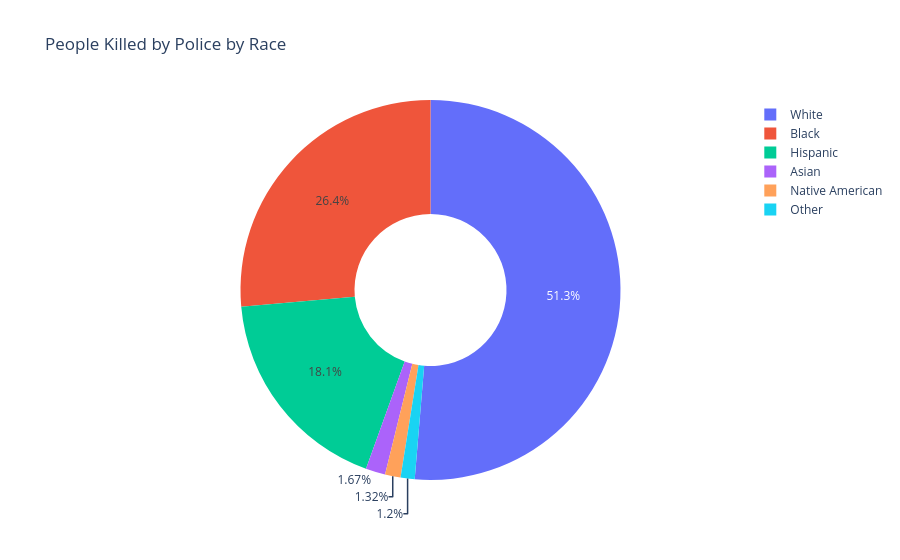

The code cell stored with this chart in its notebook:
### Markdown cell above
# Create Donut Chart by of People Killed by Race

Hint: Use `.value_counts()`

### Code cell
race_counts=df_fatalities['race'].value_counts()

race_labels={
    'W':'White',
    'B':'Black',
    'H':'Hispanic',
    'A':'Asian',
    'N':'Native American',
    'O':'Other'    
}
race_counts.index=race_counts.index.map(
    lambda x: race_labels.get(x,x)
)

fig=px.pie(
    values=race_counts.values,
    names=race_counts.index,
    hole=0.4,
    title='People Killed by Police by Race'    
)
fig.show()

### Figure 1 — Plotly figure (JSON) as saved in the notebook; plotly's stock layout.template omitted (floating-point values rounded to 4 significant figures)
{"data": [{"domain": {"x": [0, 1], "y": [0, 1]}, "hole": 0.4, "hovertemplate": "label=%{label}<br>value=%{value}<extra></extra>", "labels": ["White", "Black", "Hispanic", "Asian", "Native American", "Other"], "legendgroup": "", "name": "", "showlegend": true, "type": "pie", "values": [1201, 618, 423, 39, 31, 28]}], "layout": {"autosize": true, "legend": {"tracegroupgap": 0}, "title": {"text": "People Killed by Police by Race"}}}
